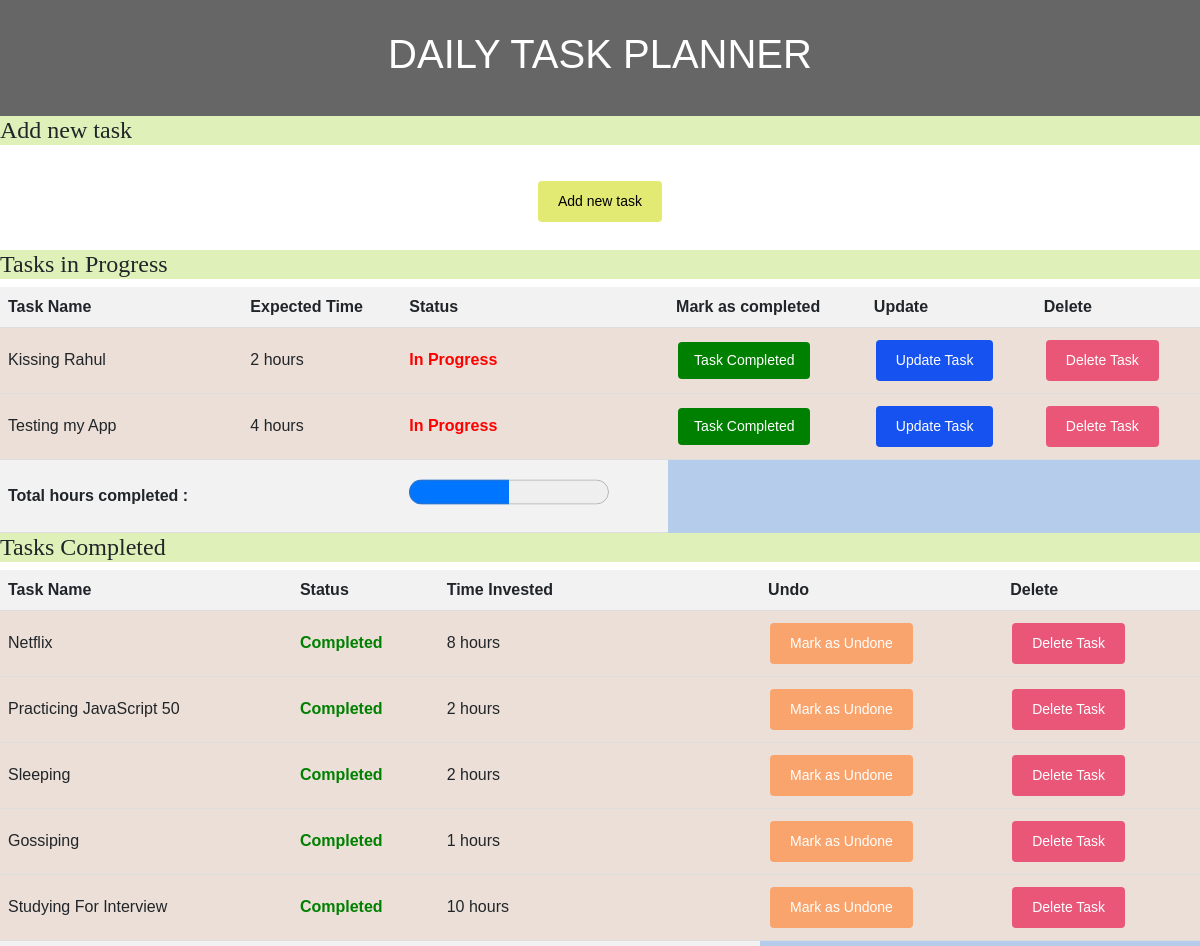
The app's page / (upper part), older data.
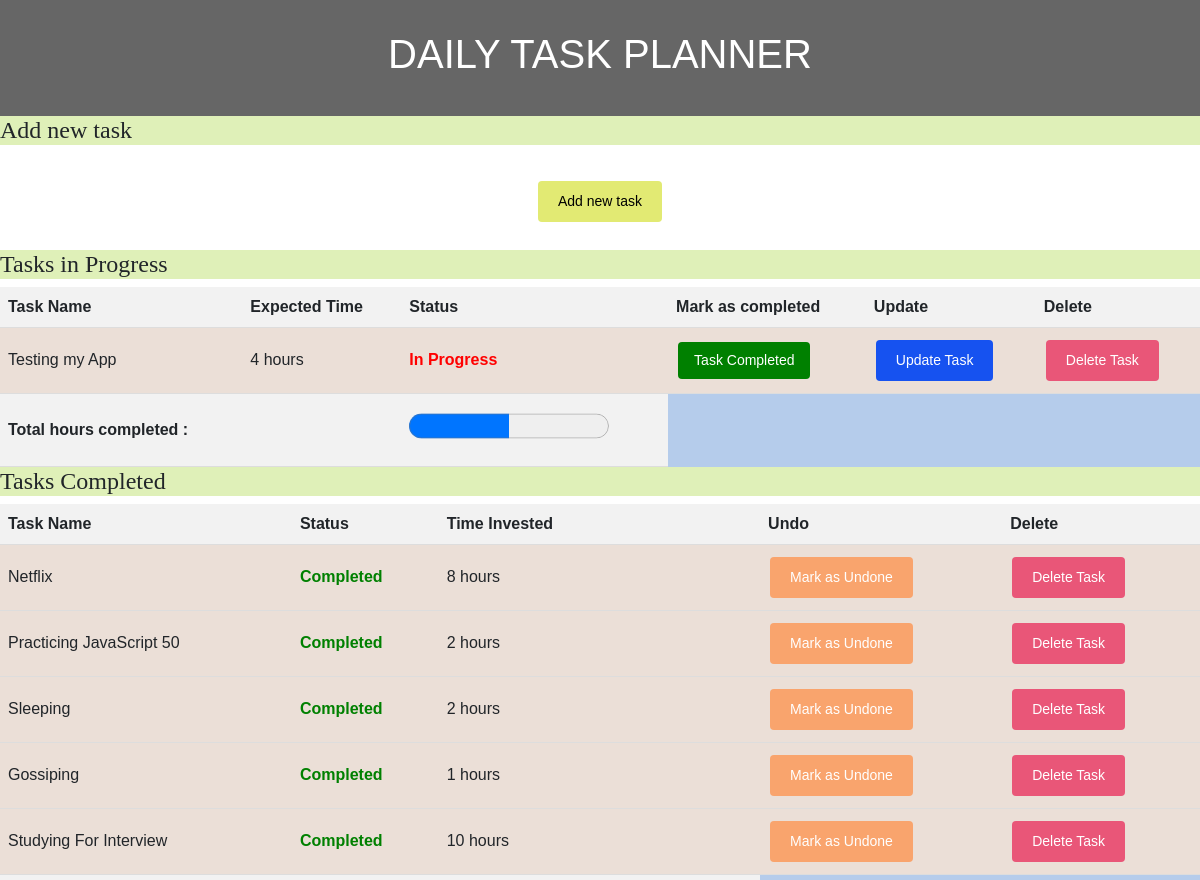
The same page, newer data.
### app/models.py (models this page shows, shortened)
class Tasks(models.Model):
    task_name = models.CharField(max_length=100)
    time = models.IntegerField()
    completed = models.BooleanField(default=False)
    created_time = models.DateTimeField(default=timezone.now)
    updated_time = models.DateTimeField(default=timezone.now)

### app/views.py (the view)
# urls.py: path('', views.index, name="index"),
def index(request):
    in_progess_tasks = Tasks.objects.filter(completed=False).order_by('-created_time')
    completed_tasks = Tasks.objects.filter(completed=True)
    context = {
        "in_progess_tasks": in_progess_tasks,
        "completed_tasks" : completed_tasks,
        }
    return render(request, 'app/index.html', context)

### app/templates/app/index.html (shortened to what this page needs)
{% load static %}
<!DOCTYPE html>
<html>
<head>
    <link href="https://cdn.jsdelivr.net/npm/bootstrap@5.0.2/dist/css/bootstrap.min.css" rel="stylesheet">
    <link rel="stylesheet" href="{% static 'app/css/style.css' %}">
</head>
<body>
  <header>
    <h1 id=""> DAILY TASK PLANNER</h1>
  </header>
  <h2>Add new task</h2>
  <div class="center">
      <a href="{% url 'add_task' %}" class="button add-new-task">Add new task</a>
  </div>
    <table id="taskTable1">
        <h2>Tasks in Progress</h2>
        <tr>
          <th>Task Name</th>
          <th>Expected Time</th>
          <th>Status</th>
          <th>Mark as completed</th>
          <th>Update</th>
          <th>Delete</th>
        </tr>
        {% for task in in_progess_tasks %}
            <tr>
            <td>{{  task.task_name  }}</td>
            <td>{{  task.time  }} hours</td>
            {% if   task.completed   %}
                <td class="completed">Completed</td>
            {% else %}
                <td class="not-completed">In Progress</td>
            {% endif %}
            <td><a href="{% url 'completed_tasks' task.id %}" class="button green-button">Task Completed</a></td>
            <td><a href="{% url 'task_update' task.id %}" class="button completed-button">Update Task</a></td>
            <td><a href="{% url 'task_delete' task.id %}" class="button delete-button">Delete Task</a></td>
            </tr>
        {% endfor %}
        <tr>
          <tr>
            <th>Total hours completed : </th>
            <th></th>
            <th><progress id="progressBar1" value="0" max="100"></progress></th>
        </tr>
      </table>
      <table id="taskTable2">
        <h2>Tasks Completed</h2>
        <tr>
          <th>Task Name</th>
          <th>Status</th>
          <th>Time Invested</th>
          <th>Undo</th>
          <th>Delete</th>
        </tr>
        {% for task in completed_tasks%}
            <tr>
            <td>{{  task.task_name  }}</td>
            {% if   task.completed   %}
                <td class="completed">Completed</td>
            {% else %}
                <td class="not-completed">In Progress</td>
            {% endif %}
            <td>{{  task.time  }} hours</td>
            <td><a href="{% url 'task_undone' task.id %}" class="button mark-as-undone-button">Mark as Undone</a>
            <td><a href="{% url 'task_delete' task.id %}" class="button delete-button">Delete Task</a></td>
        {% endfor %}
        <tr>
        <th>Total hours completed : </th>
        <th></th>
        <th><progress id="progressBar2" value="0" max="100"></progress></th>
        </tr>
      </table>
</body>
</html>

Row changes from the older to the newer data that the page shows:
removed Tasks: task_name "Kissing Rahul", time "2", completed "In Progress", shown under "Tasks in Progress"
